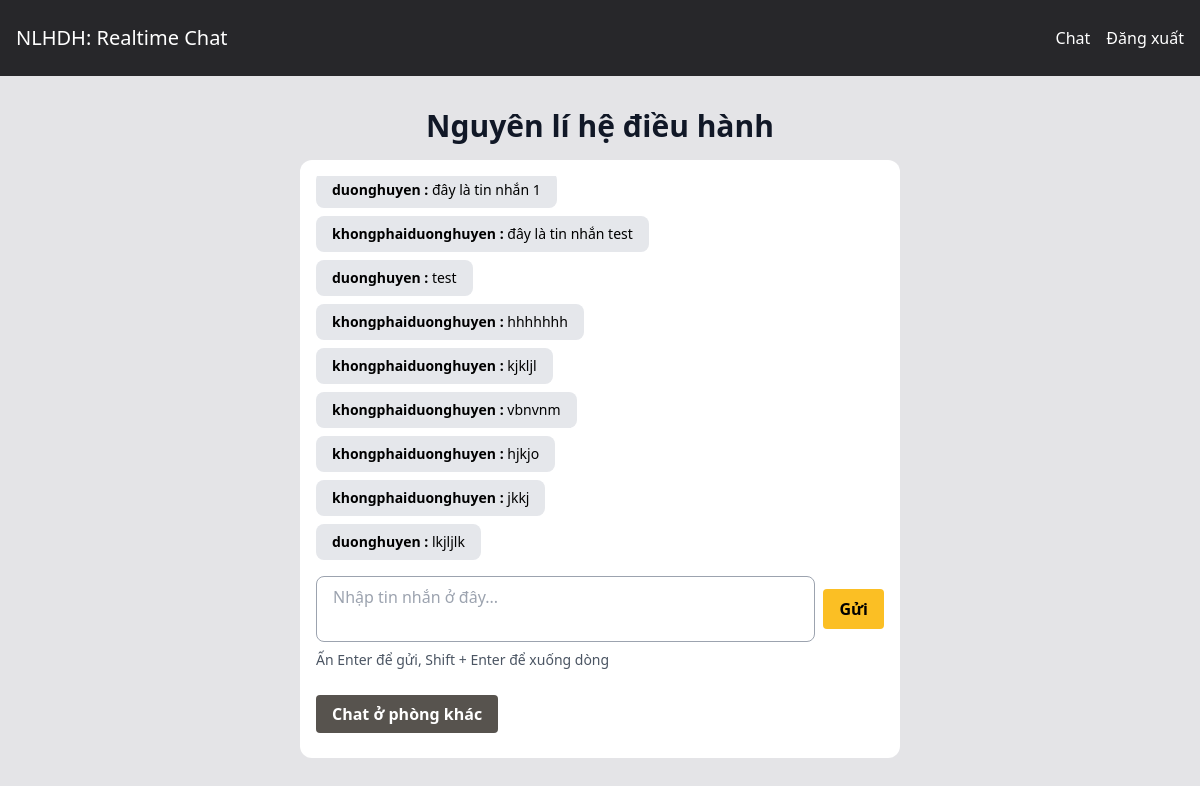
The page /rooms/nlhdh/ (signed in) on the database its author committed.
### room/models.py (models this page shows, shortened)
class Room(models.Model):
    name = models.CharField(max_length=200)
    slug = models.SlugField(max_length=255, unique=True)

class Message(models.Model):
    room = models.ForeignKey(Room, related_name="messages", on_delete=models.CASCADE)
    user = models.ForeignKey(User, related_name="messages", on_delete=models.CASCADE)
    content = models.TextField()
    date_added = models.DateTimeField(auto_now_add=True)
    class Meta:
        ordering = ("date_added",)

### room/views.py (the view)
# urls.py: path("rooms/", include('room.urls'), name="rooms"),
@login_required
def room(request, slug):
    room = Room.objects.get(slug=slug)
    messages = Message.objects.filter(room=room)[0:10]
    return render(request, 'room/room.html', {'room': room, 'messages': messages})

### core/templates/room/room.html (shortened to what this page needs)
{% extends "core/base.html" %}
{% block content %}
<div class="mb-4">
    <h1 class="text-3xl text-center font-bold text-gray-900 mt-8">{{ room.name }}</h1>
</div>
<div class="lg:w-2/4 mx-4 lg:mx-auto p-4 bg-white rounded-xl">
    <div class="flex flex-col gap-4 max-h-96 min-h-96 overflow-y-auto">
        <div id="chat-log" class="flex flex-col gap-2 overflow-y-auto">
            {% for message in room.messages.all %}
                <div class="flex items-center self-start">
                    <div class="bg-gray-200 rounded-lg py-2 px-4">
                        <p class="text-sm"><b>{{ message.user.username }} :</b> {{ message.content }}</p>
                    </div>
                </div>
            {% endfor %}
        </div>
    </div>
    <div class="w-full mt-4">
        <form action="/" method="post" id="message-form" class="flex flex-col">
            <div class="flex items-center mb-2">
                <textarea name="message" id="message" class="required flex-1 border border-gray-400 rounded-lg py-2 px-4 resize-none" placeholder="Nhập tin nhắn ở đây..."></textarea>
                <button id="submit-message" type="submit" class="ml-2 bg-amber-400 hover:bg-amber-500 text-black font-bold py-2 px-4 rounded">Gửi</button>
            </div>
            <p class="text-sm text-gray-600 self-start">Ấn Enter để gửi, Shift + Enter để xuống dòng</p>
        </form>
    </div>
    <div class="w-full mt-4 py-4">
        <a href="{% url 'rooms' %}" class="bg-stone-600 text-white font-bold py-2 px-4 rounded">Chat ở phòng khác</a>
    </div>
</div>
{% endblock %}

### core/templates/core/base.html (shortened to what this page needs)
<!DOCTYPE html>
<html lang="en">
    <head>
        <script src="https://cdn.tailwindcss.com"></script>
    </head>
    <body class="bg-zinc-200">
        <nav class="flex items-center justify-between px-4 py-6 flex-wrap bg-zinc-800">
            <div>
                <a href="/" class="text-xl text-white">NLHDH: Realtime Chat</a>
            </div>
            <div class="flex items-center space-x-4">
                {% if user.is_authenticated %}
                <a href="/rooms" class="text-white hover:text-gray-200">Chat</a>
                <a href="/logout" class="text-white hover:text-gray-200">Đăng xuất</a>
                {% else %}
                <a href="/login" class="text-white hover:text-gray-200">Đăng nhập</a>
                <a href="/register" class="bg-amber-400 hover:bg-amber-500 text-black font-bold py-2 px-4 rounded">Đăng kí</a>
                {% endif %}
            </div>
        </nav>
        {% block content %}{% endblock %}
    </body>
</html>

### core/templates/core/base.html (style rules this page uses)
#chat-log { overflow-y: auto; }

### rows shown on the page
Room: name "Nguyên lí hệ điều hành"
Message: user.username "duonghuyen", content "đây là tin nhắn 1"
Message: user.username "khongphaiduonghuyen", content "đây là tin nhắn test"
Message: user.username "duonghuyen", content "test"
Message: user.username "khongphaiduonghuyen", content "hhhhhhh"
Message: user.username "khongphaiduonghuyen", content "kjkljl"
Message: user.username "khongphaiduonghuyen", content "vbnvnm"
Message: user.username "khongphaiduonghuyen", content "hjkjo"
Message: user.username "khongphaiduonghuyen", content "jkkj"
Message: user.username "duonghuyen", content "lkjljlk"
